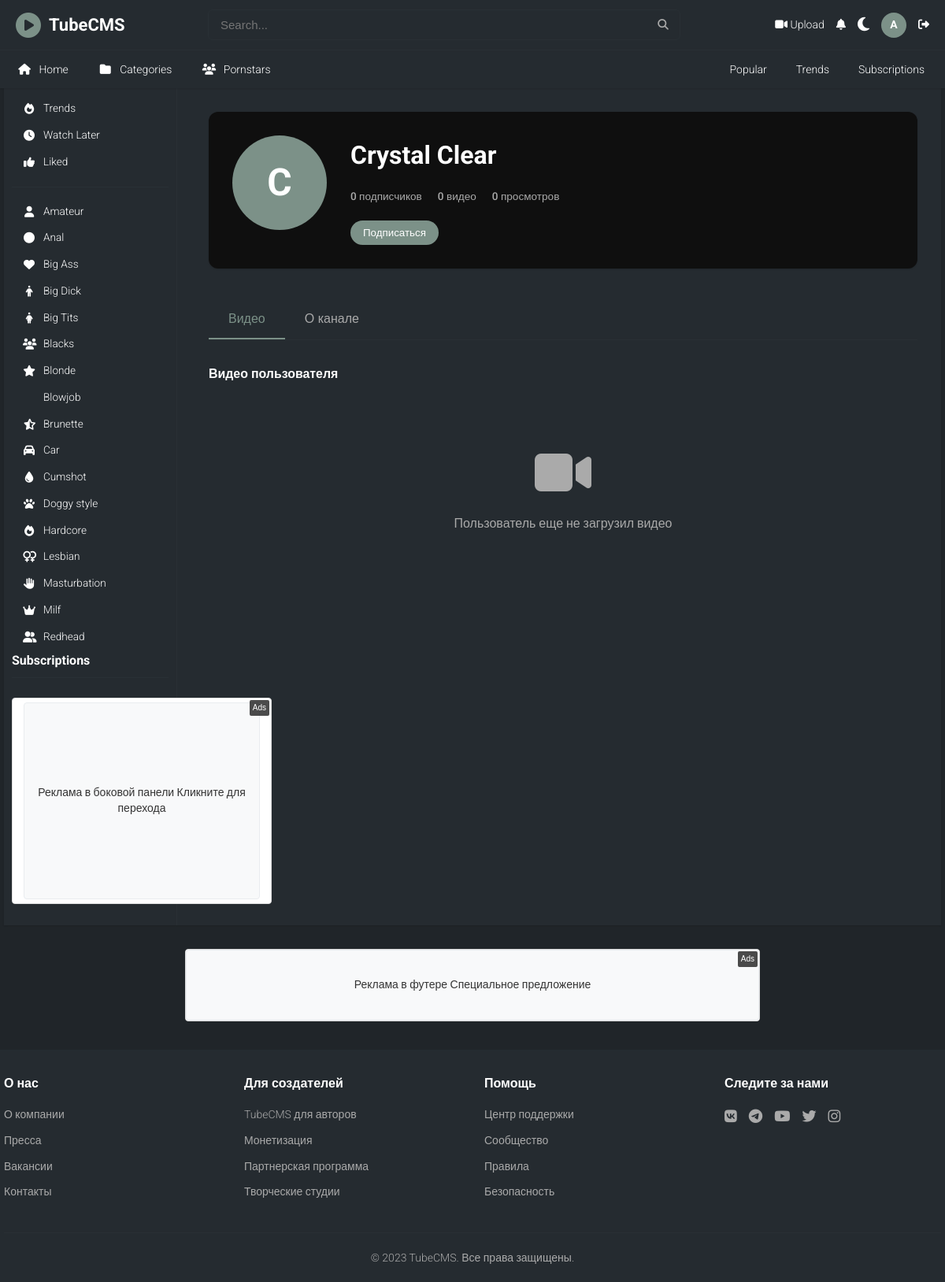
The page /users/profile/crystal_clear/ (signed in) on the database its author committed.
### apps/users/models.py (models this page shows, shortened)
class User(AbstractUser):
    email = models.EmailField(unique=True)
    avatar = models.ImageField(upload_to='avatars/', blank=True, null=True)
    bio = models.TextField(max_length=500, blank=True)
    birth_date = models.DateField(blank=True, null=True)
    location = models.CharField(max_length=100, blank=True)
    website = models.URLField(blank=True)
    is_verified = models.BooleanField(default=False)
    subscribers_count = models.PositiveIntegerField(default=0)
    videos_count = models.PositiveIntegerField(default=0)
    total_views = models.PositiveIntegerField(default=0)
    created_at = models.DateTimeField(auto_now_add=True)
    updated_at = models.DateTimeField(auto_now=True)
    USERNAME_FIELD = 'email'
    REQUIRED_FIELDS = ['username']
    class Meta:
        verbose_name = "User"
        verbose_name_plural = "Users"
    @property
    def full_name(self):
        if self.first_name and self.last_name:
            return f"{self.first_name} {self.last_name}"
        return self.username
    @property
    def display_name(self):
        return self.full_name or self.username

### apps/core/models.py (models this page shows, shortened)
class TimeStampedModel(models.Model):
    created_at = models.DateTimeField(auto_now_add=True)
    updated_at = models.DateTimeField(auto_now=True)
    class Meta:
        abstract = True

class Category(TimeStampedModel):
    name = models.CharField(max_length=100, unique=True)
    slug = models.SlugField(max_length=100, unique=True)
    description = models.TextField(blank=True)
    icon = models.CharField(max_length=50, blank=True, help_text="Font Awesome icon class")
    is_active = models.BooleanField(default=True)
    order = models.PositiveIntegerField(default=0)
    class Meta:
        verbose_name = "Category"
        verbose_name_plural = "Categories"
        ordering = ['order', 'name']

### apps/ads/models.py (models this page shows, shortened)
class AdBanner(models.Model):
    BANNER_TYPES = [
        ('image', 'Изображение'),
        ('video', 'Видео'),
        ('html', 'HTML'),
        ('text', 'Текст'),
    ]
    name = models.CharField(max_length=200, verbose_name="Название баннера")
    campaign = models.ForeignKey(AdCampaign, on_delete=models.CASCADE, related_name='banners', verbose_name="Кампания")
    placement = models.ForeignKey(AdPlacement, on_delete=models.CASCADE, related_name='banners', verbose_name="Место размещения")
    banner_type = models.CharField(max_length=20, choices=BANNER_TYPES, verbose_name="Тип баннера")
    image = models.ImageField(upload_to='ads/images/', blank=True, null=True, verbose_name="Изображение")
    video = models.FileField(upload_to='ads/videos/', blank=True, null=True, verbose_name="Видео")
    html_content = models.TextField(blank=True, verbose_name="HTML контент")
    text_content = models.TextField(blank=True, verbose_name="Текстовый контент")
    target_url = models.URLField(verbose_name="Целевая ссылка")
    alt_text = models.CharField(max_length=200, blank=True, verbose_name="Альтернативный текст")
    is_active = models.BooleanField(default=True, verbose_name="Активно")
    priority = models.PositiveIntegerField(default=0, verbose_name="Приоритет")
    weight = models.PositiveIntegerField(default=1, verbose_name="Вес (для ротации)")
    impressions_count = models.PositiveIntegerField(default=0, verbose_name="Количество показов")
    clicks_count = models.PositiveIntegerField(default=0, verbose_name="Количество кликов")
    created_at = models.DateTimeField(auto_now_add=True, verbose_name="Создано")
    updated_at = models.DateTimeField(auto_now=True, verbose_name="Обновлено")
    class Meta:
        verbose_name = "Рекламный баннер"
        verbose_name_plural = "Рекламные баннеры"
        ordering = ['-priority', '-created_at']
    def record_impression(self):
        self.impressions_count += 1
        self.save(update_fields=['impressions_count'])

### apps/users/views.py (the view)
# urls.py: path('profile/<str:username>/', views.profile, name='profile'),
@login_required
def profile(request, username):
    user = get_object_or_404(User, username=username)
    videos = Video.objects.filter(user=user, is_published=True).order_by('-created_at')
    paginator = Paginator(videos, 12)
    page_number = request.GET.get('page')
    page_obj = paginator.get_page(page_number)
    is_subscribed = False
    if request.user.is_authenticated and request.user != user:
        is_subscribed = Subscription.objects.filter(
            subscriber=request.user,
            channel=user
        ).exists()
    context = {
        'profile_user': user,
        'videos': page_obj,
        'is_subscribed': is_subscribed,
    }
    return render(request, 'users/profile.html', context)

### apps/core/context_processors.py (called while the page is built)
def theme(request):
    if request.user.is_authenticated and hasattr(request.user, 'profile'):
        theme_preference = request.user.profile.theme_preference
    else:
        theme_preference = 'dark'  # Default theme
    return {
        'theme': theme_preference
    }

def categories(request):
    return {
        'categories': Category.objects.filter(is_active=True).order_by('order', 'name')
    }

### apps/core/templatetags/core_tags.py (called while the page is built)
@register.filter
def format_views(value):
    if value >= 1000000:
        return f"{value/1000000:.1f}M"
    elif value >= 1000:
        return f"{value/1000:.1f}K"
    else:
        return str(value)

@register.simple_tag
def get_avatar_initial(user):
    if user.first_name:
        return user.first_name[0].upper()
    elif user.username:
        return user.username[0].upper()
    return "U"

### templates/users/profile.html (shortened to what this page needs)
{% extends 'base.html' %}
{% load core_tags %}
{% block content %}
<div class="profile-container">
    <div class="profile-header">
        <div class="profile-avatar">
            {% if profile_user.avatar %}
                <img src="{{ profile_user.avatar.url }}" alt="{{ profile_user.display_name }}">
            {% else %}
                <div class="avatar-placeholder">
                    {% get_avatar_initial profile_user %}
                </div>
            {% endif %}
        </div>
        <div class="profile-info">
            <h1>{{ profile_user.display_name }}</h1>
            <p class="profile-stats">
                <span>{{ profile_user.subscribers_count }} подписчиков</span>
                <span>{{ profile_user.videos_count }} видео</span>
                <span>{{ profile_user.total_views|format_views }} просмотров</span>
            </p>
            {% if user.is_authenticated and user != profile_user %}
                <div class="profile-actions">
                    <button class="subscribe-btn"
                            hx-post="{% url 'users:subscribe' profile_user.username %}"
                            hx-target="#subscribe-btn"
                            hx-swap="outerHTML">
                        {% if is_subscribed %}Отписаться{% else %}Подписаться{% endif %}
                    </button>
                </div>
            {% endif %}
        </div>
    </div>
    <div class="profile-content">
        <div class="profile-tabs">
            <button class="tab-btn active" data-tab="videos">Видео</button>
            <button class="tab-btn" data-tab="about">О канале</button>
        </div>
        <div class="tab-content">
            <div id="videos-tab" class="tab-pane active">
                <h3>Видео пользователя</h3>
                {% if videos %}
                    <div class="video-grid">
                        {% for video in videos %}
                            {% include 'partials/video_card.html' %}
                        {% endfor %}
                    </div>
                    {% if videos.has_other_pages %}
                        {% include 'partials/pagination.html' %}
                    {% endif %}
                {% else %}
                    <div class="no-content">
                        <i class="fas fa-video"></i>
                        <p>Пользователь еще не загрузил видео</p>
                    </div>
                {% endif %}
            </div>
        </div>
    </div>
</div>
{% endblock %}

### templates/base.html (shortened to what this page needs)
{% load static %}
{% load core_tags %}
{% load ads_tags %}
<!DOCTYPE html>
<html lang="ru">
<head>
    <link rel="stylesheet" href="{% static 'css/base.css' %}">
</head>
<body class="{% if theme == 'light' %}light-theme{% else %}dark-theme{% endif %}">
    <header>
        <div class="container">
            <div class="header-top">
                <div class="logo">
                    <a href="{% url 'core:home' %}">
                        <i class="fas fa-play-circle logo-icon"></i>
                        <h1>TubeCMS</h1>
                    </a>
                </div>
                <div class="search-bar">
                    <form method="GET" action="{% url 'core:search' %}" hx-get="{% url 'core:search' %}" hx-target="#search-results" hx-trigger="keyup delay:500ms from:input[name='q']">
                        <input type="text" name="q" placeholder="Search..." value="{{ request.GET.q }}">
                        <i class="fas fa-search search-icon"></i>
                    </form>
                </div>
                <div class="account-controls">
                    {% if user.is_authenticated %}
                        <a href="{% url 'videos:upload' %}" title="Upload video">
                            <i class="fas fa-video"></i> Upload
                        </a>
                        <a href="#" title="Уведомления">
                            <i class="fas fa-bell"></i>
                        </a>
                        <button class="theme-toggle" id="themeToggle" title="Переключить тему">
                            <i class="fas fa-moon"></i>
                        </button>
                        <a href="{% url 'users:profile' user.username %}" class="user-avatar" title="Профиль">
                            {% get_avatar_initial user %}
                        </a>
                        <a href="{% url 'users:logout' %}" title="Выйти">
                            <i class="fas fa-sign-out-alt"></i>
                        </a>
                    {% endif %}
                </div>
            </div>
        </div>
        <nav>
            <div class="container nav-container">
                <div class="left-nav">
                    <a href="{% url 'core:home' %}" class="nav-item {% if request.resolver_match.url_name == 'home' %}active{% endif %}"><i class="fas fa-home"></i> Home</a>
                    <a href="{% url 'core:categories' %}" class="nav-item {% if request.resolver_match.url_name == 'categories' %}active{% endif %}"><i class="fas fa-folder"></i> Categories</a>
                    <a href="{% url 'models:list' %}" class="nav-item {% if request.resolver_match.url_name == 'list' %}active{% endif %}"><i class="fas fa-users"></i> Pornstars</a></li>
                </div>
                <div class="right-nav">
                    <a href="{% url 'core:search' %}?sort=popular" class="nav-item {% if request.resolver_match.url_name == 'search' and request.GET.sort == 'popular' %}active{% endif %}">Popular</a>
                    <a href="{% url 'core:search' %}?sort=trending" class="nav-item {% if request.resolver_match.url_name == 'search' and request.GET.sort == 'trending' %}active{% endif %}">Trends</a>
                    {% if user.is_authenticated %}
                        <a href="{% url 'users:subscriptions' %}" class="nav-item {% if request.resolver_match.url_name == 'subscriptions' %}active{% endif %}">Subscriptions</a>
                    {% endif %}
                </div>
            </div>
        </nav>
    </header>
    <div class="container">
        <div class="main-content">
            {% include 'partials/sidebar.html' %}
            <main class="content">
                {% block content %}{% endblock %}
            </main>
        </div>
    </div>
    <div class="footer-ads">
        <div class="container">
            {% ad_banner 'footer-banner' request %}
        </div>
    </div>
    <footer>
        <div class="container">
            <div class="footer-content">
                <div class="footer-section">
                    <h3>О нас</h3>
                    <ul>
                        <li><a href="#">О компании</a></li>
                        <li><a href="#">Пресса</a></li>
                        <li><a href="#">Вакансии</a></li>
                        <li><a href="#">Контакты</a></li>
                    </ul>
                </div>
                <div class="footer-section">
                    <h3>Для создателей</h3>
                    <ul>
                        <li><a href="#">TubeCMS для авторов</a></li>
                        <li><a href="#">Монетизация</a></li>
                        <li><a href="#">Партнерская программа</a></li>
                        <li><a href="#">Творческие студии</a></li>
                    </ul>
                </div>
                <div class="footer-section">
                    <h3>Помощь</h3>
                    <ul>
                        <li><a href="#">Центр поддержки</a></li>
                        <li><a href="#">Сообщество</a></li>
                        <li><a href="#">Правила</a></li>
                        <li><a href="#">Безопасность</a></li>
                    </ul>
                </div>
                <div class="footer-section">
                    <h3>Следите за нами</h3>
                    <div class="social-links">
                        <a href="#"><i class="fab fa-vk"></i></a>
                        <a href="#"><i class="fab fa-telegram"></i></a>
                        <a href="#"><i class="fab fa-youtube"></i></a>
                        <a href="#"><i class="fab fa-twitter"></i></a>
                        <a href="#"><i class="fab fa-instagram"></i></a>
                    </div>
                </div>
            </div>
            <div class="footer-bottom">
                <p>&copy; 2023 TubeCMS. Все права защищены.</p>
            </div>
        </div>
    </footer>
		<link rel="stylesheet" href="https://cdnjs.cloudflare.com/ajax/libs/font-awesome/6.4.0/css/all.min.css">
</body>
</html>

### templates/partials/sidebar.html (shortened to what this page needs)
{% load ads_tags %}
<aside class="sidebar">
	<div class="sidebar-section">
		<ul>
			<li><a href="{% url 'core:search' %}?sort=trending" class="{% if request.resolver_match.url_name == 'search' and request.GET.sort == 'trending' %}active{% endif %}"><i class="fas fa-fire"></i> Trends</a></li>
			{% if user.is_authenticated %}
			<li><a href="#"><i class="fas fa-clock"></i> Watch Later</a></li>
			<li><a href="#"><i class="fas fa-thumbs-up"></i> Liked</a></li>
			{% endif %}
		</ul>
	</div>
	<div class="separator"></div>
	<div class="sidebar-section">
		<ul>
			{% for category in categories %}
			<li><a href="{% url 'videos:category' category.slug %}" class=""><i class="fas fa-{{ category.icon|default:'tag' }}"></i> {{ category.name }}</a></li>
			{% endfor %}
		</ul>
	</div>
	{% if user.is_authenticated %}
	<div class="sidebar-section">
		<h3>Subscriptions</h3>
	</div>
	{% endif %}
	{% ad_banner 'sidebar-banner' request %}
</aside>

### templates/ads/banner.html (shortened to what this page needs)
{% load static %}
{% if banner %}
<div class="ad-banner" data-banner-id="{{ banner.id }}" data-placement="{{ placement.slug }}">
    {% if banner.banner_type == 'image' and banner.image %}
        <a href="{% url 'ads:click' banner.id %}" target="_blank" rel="nofollow">
            <img src="{{ banner.image.url }}"
                 alt="{{ banner.alt_text|default:banner.name }}"
                 width="{{ placement.width }}"
                 height="{{ placement.height }}"
                 class="ad-image">
        </a>
    {% elif banner.banner_type == 'html' and banner.html_content %}
        <div class="ad-html">
            {{ banner.html_content|safe }}
        </div>
    {% elif banner.banner_type == 'text' and banner.text_content %}
        <a href="{% url 'ads:click' banner.id %}" target="_blank" rel="nofollow" class="ad-text-link">
            <div class="ad-text" style="width: {{ placement.width }}px; height: {{ placement.height }}px;">
                {{ banner.text_content }}
            </div>
        </a>
    {% endif %}
    <div class="ad-label">Ads</div>
</div>
{% endif %}

### rows shown on the page
User: first_name "A"
Category: name "Amateur"
Category: name "Anal"
Category: name "Big Ass"
Category: name "Big Dick"
Category: name "Big Tits"
Category: name "Blacks"
Category: name "Blonde"
Category: name "Blowjob"
Category: name "Brunette"
Category: name "Car"
Category: name "Cumshot"
Category: name "Doggy style"
Category: name "Hardcore"
Category: name "Lesbian"
Category: name "Masturbation"
Category: name "Milf"
Category: name "Redhead"
AdBanner: text_content "Реклама в боковой панели Кликните для перехода"
User: first_name "C", display_name "Crystal Clear", subscribers_count "0", videos_count "0", total_views "0"
AdBanner: text_content "Реклама в футере Специальное предложение"
